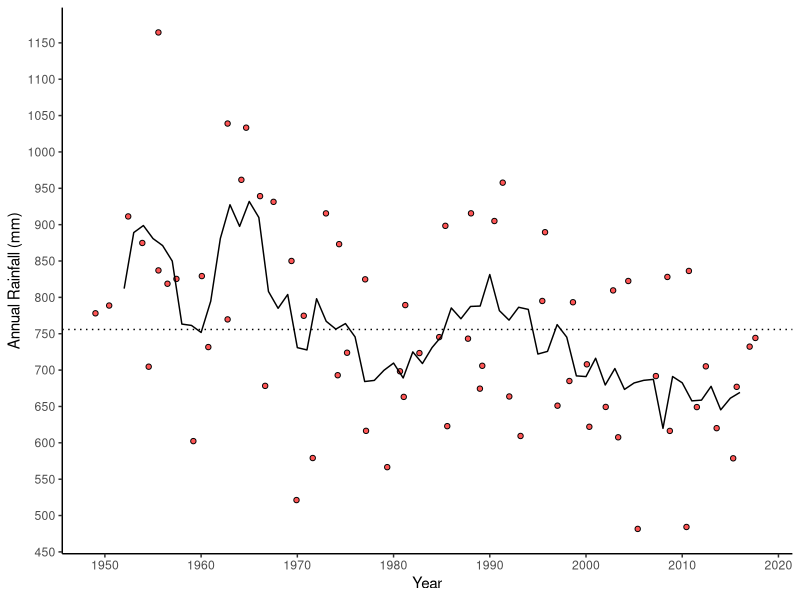

Source code (R):
library(lubridate)
library(dplyr)
library(zoo)
library(ggplot2)

rain.raw <- read.csv("IDCJAC0009_009021_1800_Data.csv", header = TRUE)
rain <- rain.raw[,3:6]
rain <- na.omit(rain)
rain <- subset(rain, Year >= 1950)
rain <- subset(rain, Year <= 2018)
colnames(rain)[c(2,4)] <- c("nMonth", "Rainfall")
rain <- rain %>%
  group_by(Year, nMonth) %>%
  summarise(Rainfall=(sum(Rainfall)))
rain <- data.frame(rain)
rain$Date <- paste("15", rain$nMonth, rain$Year, sep="-") %>% dmy() %>% as.Date()
rain <- transform(rain, Time = as.numeric(Date)/100)
rain$Month <- lubridate::month(rain$Date, label=TRUE, abbr = TRUE)

rainAnn <- rain %>%
  group_by(Year) %>%
  summarise(Rainfall=(sum(Rainfall)))

rain.plot <- ggplot(rainAnn, aes(Year, Rainfall)) + 
  geom_point(position=position_jitter(1,3), pch=21, fill="#FF0000AA") +
  geom_line(aes(y=rollmean(Rainfall, 5, na.pad=TRUE))) +
  geom_hline(yintercept = mean(rainAnn$Rainfall), linetype="dotted") +
  scale_x_continuous(breaks = round(seq(1950, 2020, by = 10),0)) +
  scale_y_continuous(breaks = round(seq(450, max(rainAnn$Rainfall), by = 50),0)) +
  ylab("Annual Rainfall (mm)") +
  theme_bw() +
  theme(axis.line = element_line(colour = "black"),
        panel.grid.major = element_blank(),
        panel.grid.minor = element_blank(),
        panel.border = element_blank(),
        panel.background = element_blank()) 

save(rain.plot, rain.raw, rain, rainAnn, file="rainfall_trends.RData")
